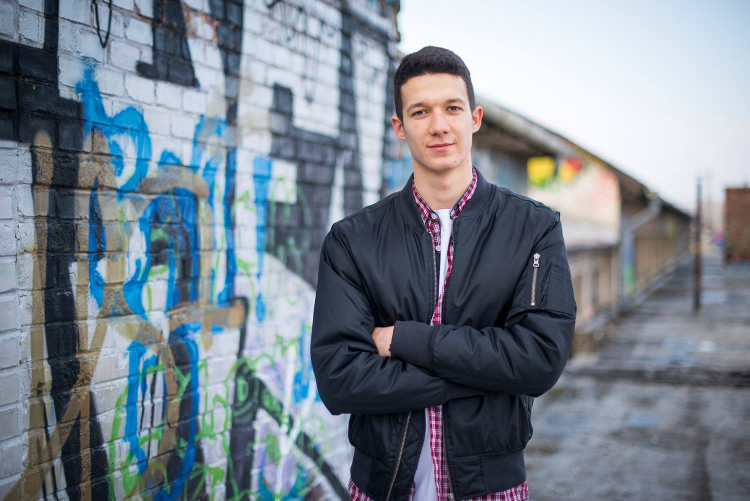
#> input picture practical_cases/face_detection/images/me2.jpg, 1500 x 1001 px (shown at 1/2 size)
$ python detect_faces.py --face haarcascade_frontalface_default.xml --image images/me2.jpg
#> lines starting #> are read from the running program, lines starting #| are printed output that depends on the picture
### practical_cases/face_detection/facedetector.py
import cv2

"""
PRE TRAINED CLASSIFIER
these classifiers work by scanning an image from left to right, and top to bottom, at varying scale sizes
Scanning an image from left to right and top to bottom is called the “sliding window” approach
As the window moves from left to right and top to bot- tom, one pixel at a time,
the classifier is asked whether or not it “thinks” there is a face in the current window


detect function:

scaleFactor - How much the image size is reduced at each image scale. This value is used to create
the scale pyramid in order to detect faces at multiple scales in the image (some faces may be closer to the foreground,
and thus be larger; other faces may be smaller and in the background, thus the usage of varying scales).
A value of 1.05 indicates that it will be reducing the size of the image by 5% at each level in the pyramid.

minNeighbors - How many neighbors each window should have for the area in the window to be considered a face.
The cascade classifier will detect multiple windows around a face. This parameter controls how many
rectangles (neighbors) need to be detected for the window to be labeled a face.

minSize - A tuple of width and height (in pixels) indicating the minimum size of the window.
Bounding boxes smaller than this size are ignored. It is a good idea to start with (30, 30) and fine-tune from there.

RETURN - rects
list of tuples containing the bounding boxes of the faces in the image.
These bounding boxes are simply the (x, y) location of the face, along with the width and height of the box.

"""

class FaceDetector:
    def __init__(self, faceCascadePath):
        # pre-tarined classifier to recognize faces
        self.faceCascade = cv2.CascadeClassifier(faceCascadePath) # path to classifier - XML file

    def detect(self, image, scaleFactor = 1.1, minNeighbors = 5, minSize = (30, 30)):
        rects = self.faceCascade.detectMultiScale(image,
                                                  scaleFactor = scaleFactor,
                                                  minNeighbors = minNeighbors,
                                                  minSize = minSize,
                                                  flags= cv2.CASCADE_SCALE_IMAGE)


        return rects

### practical_cases/face_detection/detect_faces.py
from facedetector import FaceDetector
import argparse
import cv2


ap = argparse.ArgumentParser()
ap.add_argument("-f", "--face", required=True, help="path to where the face cascade resides")
ap.add_argument("-i", "--image", required=True, help="path to where the image file resides")
args = vars(ap.parse_args())

image = cv2.imread(args["image"])
#> image is the input picture: shape (1001, 1500, 3); mean B, G, R 142.4, 131.5, 120.9
gray = cv2.cvtColor(image, cv2.COLOR_BGR2GRAY)
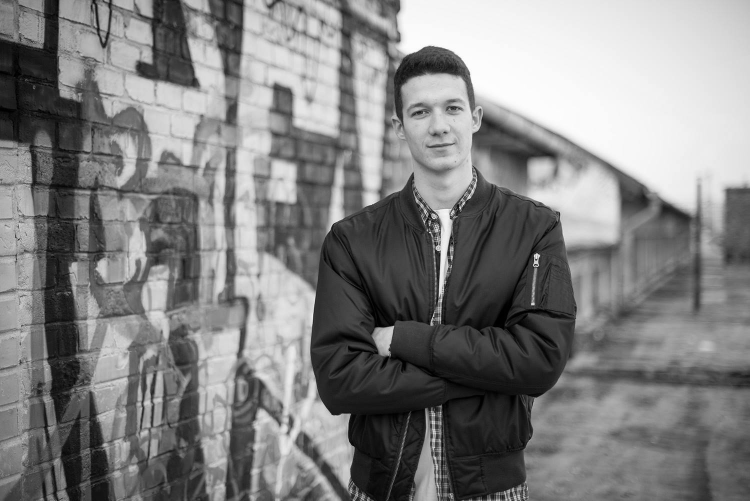
#> gray: shape (1001, 1500) (shown at 1/2 size); min 0, max 255, mean 129.6


fd = FaceDetector(args["face"])
# if there is wrong face detection - change scaleFactor then minNeighbors
faceRects = fd.detect(gray, scaleFactor=1.1, minNeighbors=10, minSize=(30, 30))
#> in detect, `rects = self.faceCascade.detectMultiScale(image, scaleFactor = scaleFa..`: rects = [[787, 151, 178, 178]]
#> faceRects = [[787, 151, 178, 178]]
print("I found {} face(s)".format(len(faceRects)))
#| I found 1 face(s)

# each bounding box is just a tuple with four values:
# the x and y starting location of the face in the image,
# followed by the width and height of the face.
for (x, y, w, h) in faceRects:
    cv2.rectangle(image, (x, y), (x + w, y + h), (0, 255, 0), 2)
#> this loop made 1 pass

cv2.imshow("Faces", image)
cv2.imwrite("me.jpg", image)
cv2.waitKey(0)

$ run again, on practical_cases/face_detection/images/messi2.png
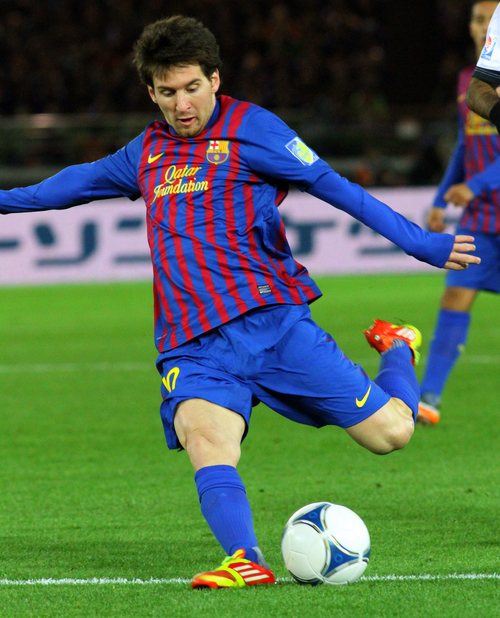
#> input picture practical_cases/face_detection/images/messi2.png, 500 x 618 px
#> image is the input picture: shape (618, 500, 3); mean B, G, R 78.2, 101.3, 78.3
#> `gray = cv2.cvtColor(image, cv2.COLOR_BGR2GRAY)`:
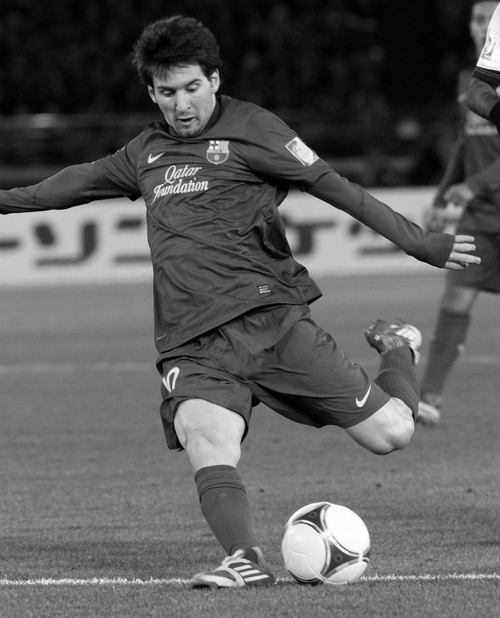
#> gray: shape (618, 500); min 0, max 255, mean 91.8
#> rects = [[143, 60, 76, 76]]
#| I found 1 face(s)
#> the loop `for (x, y, w, h) in faceRects:` made 1 pass

$ run again, on practical_cases/face_detection/images/obama.png
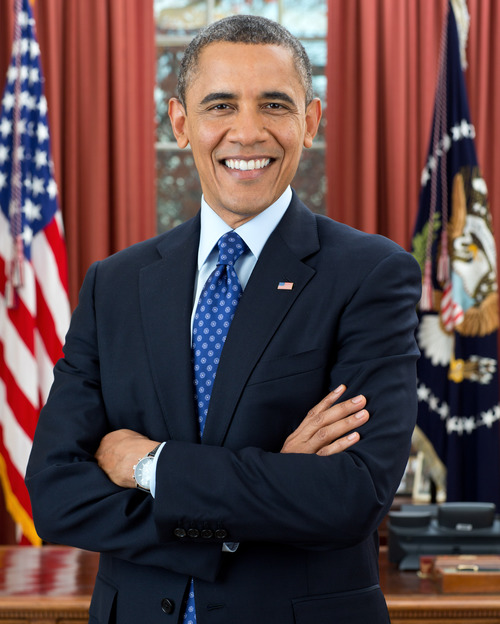
#> input picture practical_cases/face_detection/images/obama.png, 500 x 624 px
#> image is the input picture: shape (624, 500, 3); mean B, G, R 71.8, 70, 92.6
#> `gray = cv2.cvtColor(image, cv2.COLOR_BGR2GRAY)`:
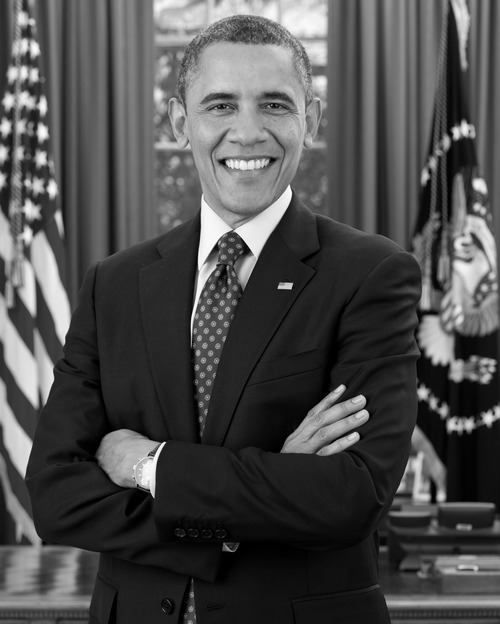
#> gray: shape (624, 500); min 0, max 254, mean 77
#> rects = [[172, 48, 148, 148]]
#| I found 1 face(s)
#> the loop `for (x, y, w, h) in faceRects:` made 1 pass

$ run again, on practical_cases/face_detection/images/obama2.png
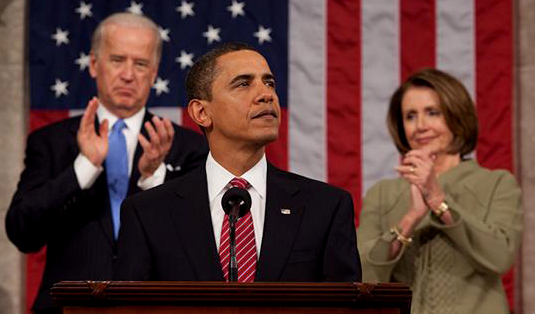
#> input picture practical_cases/face_detection/images/obama2.png, 535 x 314 px
#> image is the input picture: shape (314, 535, 3); mean B, G, R 56.3, 59.6, 91.4
#> `gray = cv2.cvtColor(image, cv2.COLOR_BGR2GRAY)`:
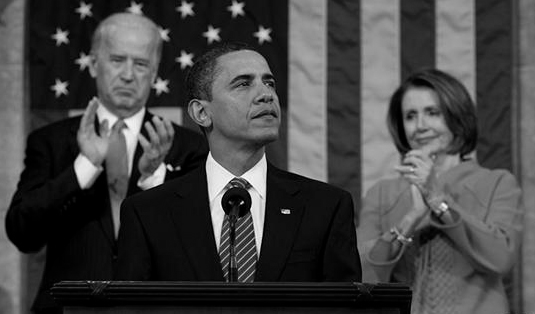
#> gray: shape (314, 535); min 0, max 254, mean 68.7
#> rects = [[95, 35, 67, 67], [392, 91, 60, 60], [211, 47, 89, 89]]
#> faceRects has the same summary as rects in detect
#| I found 3 face(s)
#> the loop `for (x, y, w, h) in faceRects:` made 3 passes
